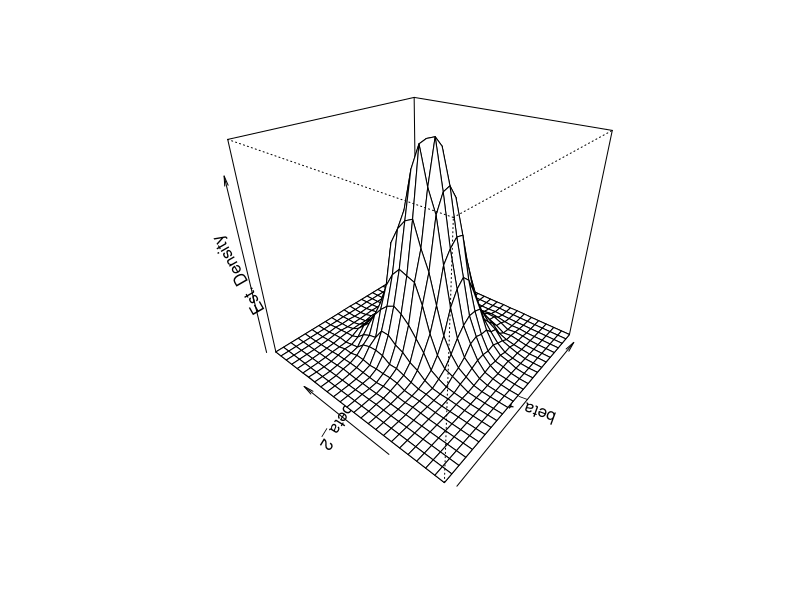

This figure's R source:
## ---- chunk 1
knitr::opts_chunk$set(echo = TRUE)
## ---- chunk 2
# load the AER package
library(AER)

# load the data set
data(CASchools)   

# define variables
CASchools$STR <- CASchools$students/CASchools$teachers       
CASchools$score <- (CASchools$read + CASchools$math)/2

# compute correlations
cor(CASchools$STR, CASchools$score)
cor(CASchools$STR, CASchools$english)
# estimate both regression models
mod <- lm(score ~ STR, data = CASchools) 
mult.mod <- lm(score ~ STR + english, data = CASchools)
mod
mult.mod
## ---- chunk 3
summary(mult.mod)$coef
## ---- chunk 4
summary(mult.mod)
# define the components

n <- nrow(CASchools)
# number of observations (rows)
k <- 2  
# number of regressors
y_mean <- mean(CASchools$score)
# mean of avg. test-scores

SSR <- sum(residuals(mult.mod)^2) 
# sum of squared residuals
TSS <- sum((CASchools$score - y_mean )^2)
# total sum of squares
ESS <- sum((fitted(mult.mod) - y_mean)^2) 
# explained sum of squares

# compute the measures

SER <-sqrt(1/(n-k-1) * SSR) 
# standard error of the regression
Rsq <-1-(SSR/TSS)
# R^2
adj_Rsq <- 1 - (n-1)/(n-k-1) * SSR/TSS
# adj. R^2

# print the measures to the console
c("SER" = SER, "R2" = Rsq, "Adj.R2" = adj_Rsq)
## ---- chunk 5
#multicollinearity
# define the fraction of English learners        
CASchools$FracEL <- CASchools$english / 100

# estimate the model
mult.mod <- lm(score ~ STR + english + FracEL, data = CASchools) 

# obtain a summary of the model
summary(mult.mod)
# if STR smaller 12, NS = 0, else NS = 1
CASchools$NS <- ifelse(CASchools$STR < 12, 0, 1)

# estimate the model
mult.mod <- lm(score ~ computer + english + NS, data = CASchools)

# obtain a model summary
summary(mult.mod)
# set seed for reproducibility
set.seed(1)

# generate artificial data on location
CASchools$direction <- sample(c("West", "North", "South", "East"), 
                              420, 
                              replace = T)

# estimate the model
mult.mod <- lm(score ~ STR + english + direction, data = CASchools)

# obtain a model summary
summary(mult.mod) 
# Percentage of english speakers 
CASchools$PctES <- 100 - CASchools$english

# estimate the model
mult.mod <- lm(score ~ STR + english + PctES, data = CASchools)

# obtain a model summary
summary(mult.mod) 
#imperfect multicollineairy
# load packages
library(MASS)
library(mvtnorm)

# set number of observations
n <- 50

# initialize vectors of coefficients
coefs1 <- cbind("hat_beta_1" = numeric(10000), "hat_beta_2" = numeric(10000))
coefs2 <- coefs1

# set seed
set.seed(1)

# loop sampling and estimation
for (i in 1:10000) {
  
  # for cov(X_1,X_2) = 0.25
  X <- rmvnorm(n, c(50, 100), sigma = cbind(c(10, 2.5), c(2.5, 10)))
  u <- rnorm(n, sd = 5)
  Y <- 5 + 2.5 * X[, 1] + 3 * X[, 2] + u
  coefs1[i, ] <- lm(Y ~ X[, 1] + X[, 2])$coefficients[-1]
  
  # for cov(X_1,X_2) = 0.85
  X <- rmvnorm(n, c(50, 100), sigma = cbind(c(10, 8.5), c(8.5, 10)))
  Y <- 5 + 2.5 * X[, 1] + 3 * X[, 2] + u
  coefs2[i, ] <- lm(Y ~ X[, 1] + X[, 2])$coefficients[-1]
  
}

# obtain variance estimates
diag(var(coefs1))
diag(var(coefs2))#too much multicollinearity

## ---- chunk 6
# set sample size
n <- 50

# initialize vector of coefficients
coefs <- cbind("hat_beta_1" = numeric(10000), "hat_beta_2" = numeric(10000))

# set seed for reproducibility
set.seed(1)

# loop sampling and estimation
for (i in 1:10000) {
  
  X <- rmvnorm(n, c(50, 100), sigma = cbind(c(10, 2.5), c(2.5, 10)))
  u <- rnorm(n, sd = 5)
  Y <- 5 + 2.5 * X[, 1] + 3 * X[, 2] + u
  coefs[i,] <- lm(Y ~ X[, 1] + X[, 2])$coefficients[-1]
  
}

# compute density estimate
kde <- kde2d(coefs[, 1], coefs[, 2])

# plot density estimate
persp(kde, 
      theta = 310, 
      phi = 30, 
      xlab = "beta_1", 
      ylab = "beta_2", 
      zlab = "Est. Density")
